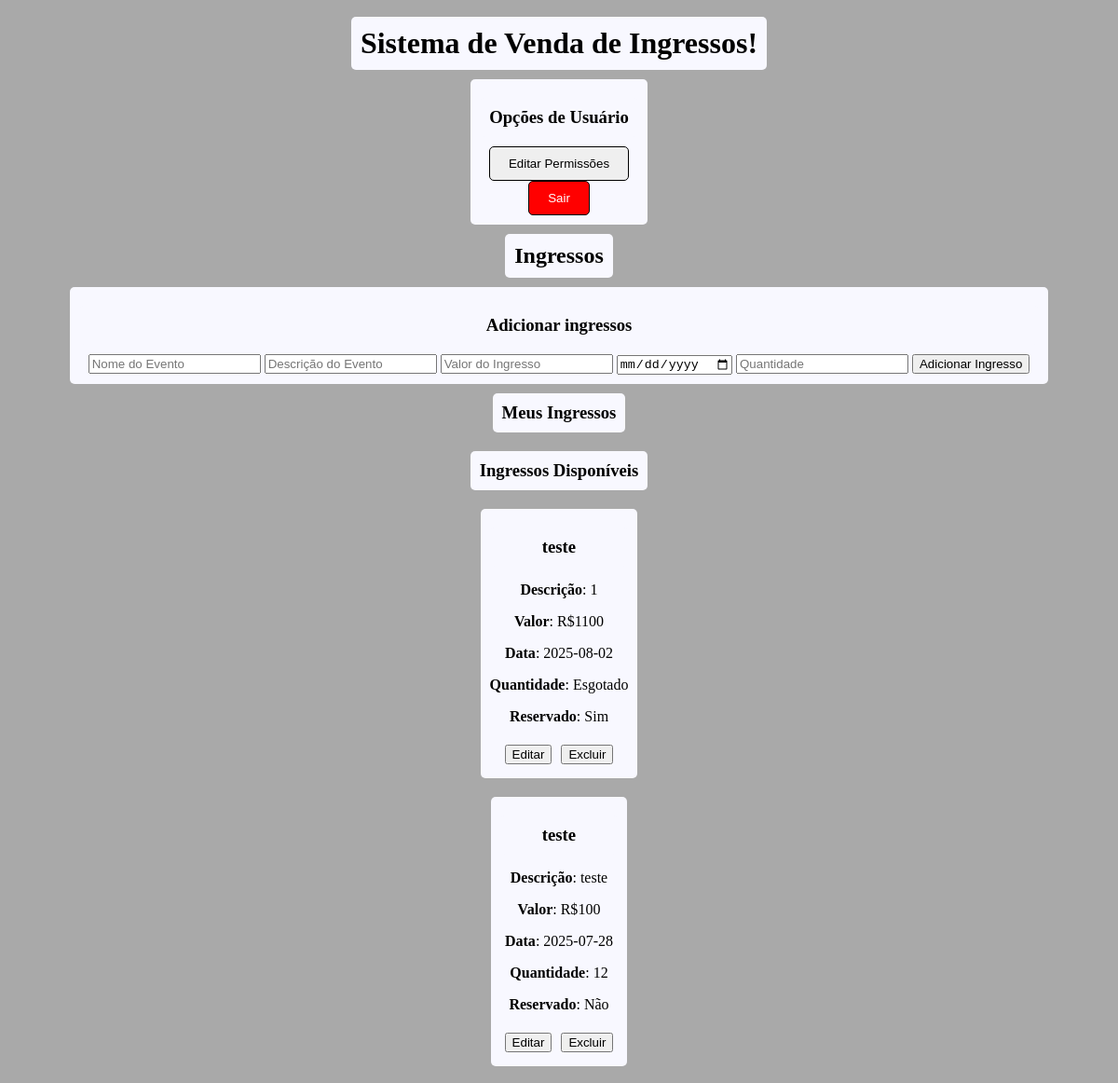
Before: /public/user.php (signed in) with the older database file.
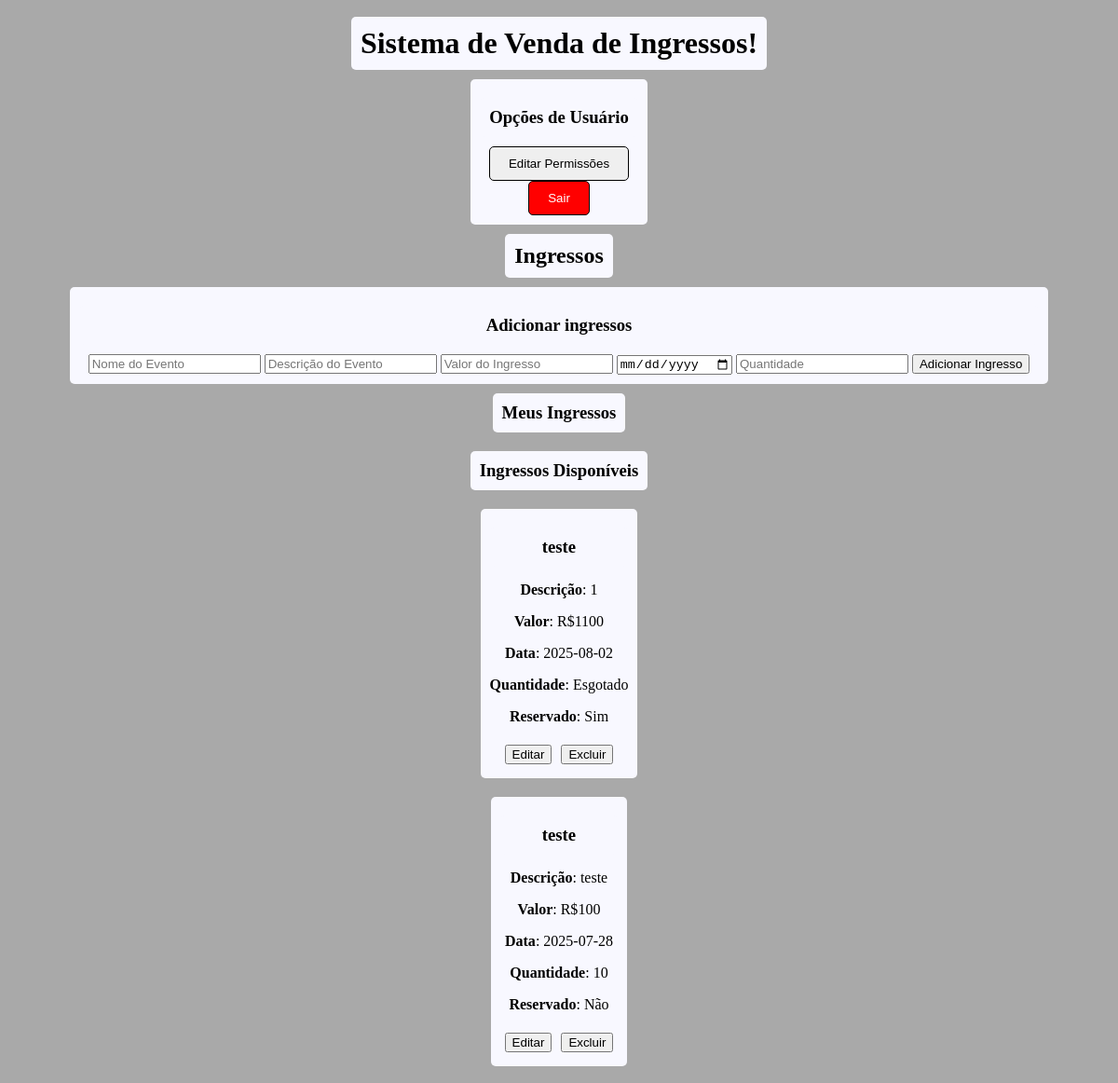
After: the same page with the newer database file.
### tables this page shows
CREATE TABLE ingressos (
            id INTEGER PRIMARY KEY AUTOINCREMENT,
            evento TEXT NOT NULL,
            descricao TEXT,
            valor REAL NOT NULL,
            data_evento DATE NOT NULL,
            quantidade INTEGER NOT NULL,
            reservado BOOLEAN,
            data_ultima_reserva DATE,
            cliente_reservado INTEGER,
            vendedor INTEGER,
            FOREIGN KEY (vendedor) REFERENCES usuarios(id),
            FOREIGN KEY (cliente_reservado) REFERENCES clientes(id)
        );

### src/Classes/AbstractClass.php (called while the page is built, shortened)
<?php
abstract class AbstractClass {
    protected PDO $pdo;
    protected string $table;
    public function __construct(PDO $pdo, string $table) {
        $this->pdo =  $pdo;
        $this->table = $table;
    }
    public function findAllBy(array $filter) {
        try {
            $sql = "SELECT * FROM {$this->table}";
            $wheres = [];
            $parameters = [];
            if (!empty($filter)) {
                foreach ($filter as $column => $value) {
                    $wheres[] = "$column = :$column";
                    $parameters[":$column"] = $value;
                }
                $sql .= " WHERE " . implode(" AND ", $wheres);
            }
            $stmt = $this->pdo->prepare($sql);
            $stmt->execute($parameters);
            return $stmt->fetchAll(PDO::FETCH_ASSOC);
        } catch (PDOException $e) {
            error_log("Erro ao buscar registros: " . $e->getMessage());
            return [];
        }
    }
}
?>

### public/user.php (the view, shortened to what this page needs)
<!DOCTYPE html>
<html lang="en">
<head>
    <link rel="stylesheet" href="/public/css/user.css">
</head>
<body>
    <div class="container">
        <h1>Sistema de Venda de Ingressos!</h1>
        <div class="options">
            <h3>Opções de Usuário</h3>
            <div class="forms">
                <form class="permission-form" action="/src/Logic/edit-permission.php" method="get">
                    <input type="submit" name="permissao" value="Editar Permissões">
                </form>
                <form class="logout-form" action="/src/Logic/logout.php" method="post">
                    <input type="submit" value="Sair">
                </form>
            </div>
        </div>
        <div class="ingressos">
            <h2>Ingressos</h2>
            <div class="form-ingressos">
                <h3>Adicionar ingressos</h3>
                <form class="add-ticket" action="/src/Logic/create-ticket.php" method="post">
                    <input type="text" id="evento" name="evento" placeholder="Nome do Evento" required>
                    <input type="text" id="descricao" name="descricao" placeholder="Descrição do Evento">
                    <input type="text" id="valor" name="valor" placeholder="Valor do Ingresso" required>
                    <input type="date" id="data_evento" name="data_evento" required>
                    <input type="number" id="quantidade" name="quantidade" placeholder="Quantidade" required>
                    <input type="submit" value="Adicionar Ingresso">
                </form>
            </div>
            <h3>Meus Ingressos</h3>
            <div class="ingressos-lista">
                <?php
                require_once __DIR__ . '/../src/Core/database.php';
                $tickets = new Ticket($db, "ingressos");
                if (isset($_SESSION["id"])){
                    $ingressos = $tickets->findAllBy(["vendedor" => $_SESSION["id"]]);
                    if (count($ingressos) > 0) {
                        echo "<h3>Ingressos Disponíveis</h3>";
                        foreach ($ingressos as $ingresso) {
                            echo "<div class='ticket'>";
                            echo "<h3>" . htmlspecialchars($ingresso["evento"]) . "</h3>";
                            echo "<p><strong>Descrição</strong>: " . htmlspecialchars($ingresso["descricao"]) . "</p>";
                            echo "<p><strong>Valor</strong>: R$" . htmlspecialchars($ingresso["valor"]) . "</p>";
                            echo "<p><strong>Data</strong>: " . htmlspecialchars($ingresso["data_evento"]) . "</p>";
                            echo "<p><strong>Quantidade</strong>: " . ($ingresso["quantidade"] > 0 ? $ingresso["quantidade"] : "Esgotado") . "</p>";
                            echo "<p><strong>Reservado</strong>: " . ($ingresso["reservado"] ? "Sim" : "Não" ) . "</p>";
                            echo "<form class=\"edit\" action=\"/src/Logic/edit-ticket.php\" method=\"get\">
                                    <input type=\"hidden\" class=\"hidden\" name=\"ticket-id\" value=\"" . $ingresso["id"] . "\">
                                    <input type=\"submit\" name=\"edit-button\" value=\"Editar\">
                                </form>";
                            echo "<form class=\"delete\" action=\"/src/Logic/delete-ticket.php\" method=\"get\">
                                    <input type=\"hidden\" class=\"hidden\" name=\"ticket-id\" value=\"" . $ingresso["id"] . "\">
                                    <input type=\"submit\" name=\"delete-button\" value=\"Excluir\">
                                </form>";
                            echo "</div>";
                        }
                    } else {
                        echo "<p>Nenhum ingresso encontrado.</p>";
                    }
                }
                ?>
            </div>
        </div>
</body>
</html>

Changed rows visible on the page:
changed ingressos (number 2 of 2 on the later page): quantidade "12" → "10"
